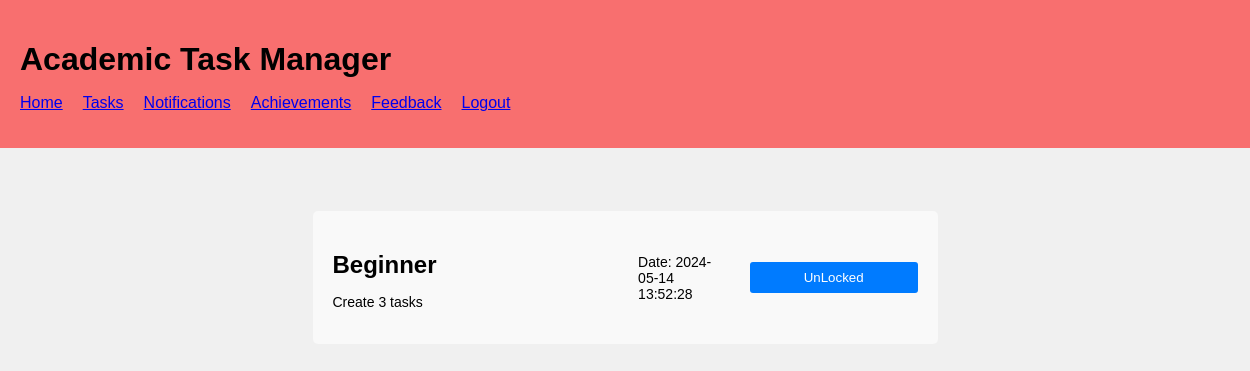
Page /achievements (signed in) on the earlier database version.
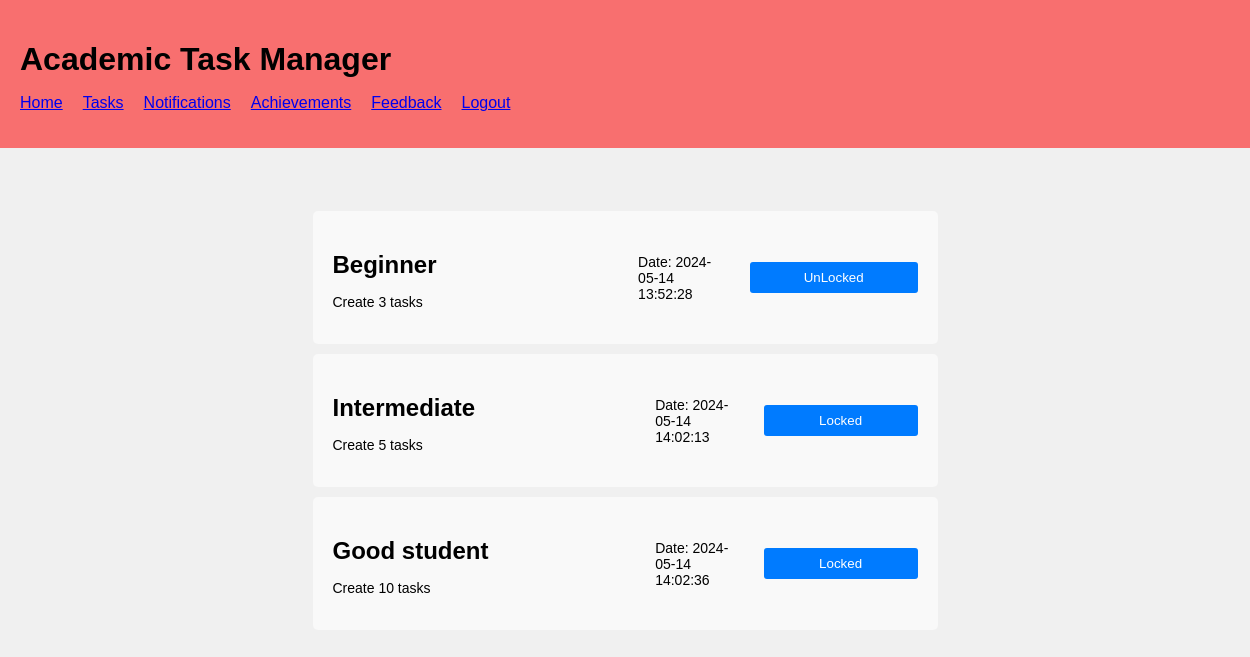
Same page on the later database version.
### app.py (models this page shows)
class Achievements(db.Model):
    id = db.Column(db.Integer, primary_key=True)
    achievement_name = db.Column(db.String(50), nullable=False)
    content = db.Column(db.String(200), nullable=False)
    date_created = db.Column(db.DateTime, default=datetime.utcnow)
    status = db.Column(db.String(50), default="Locked")
    threshold = db.Column(db.Integer)
    user_id = db.Column(db.Integer, nullable=False)

### app.py (the view)
@app.route('/achievements')
@login_required
def achievements():
    nb_tasks_created = len(Todo.query.filter_by(user_id=current_user.id).all())
    achievements = Achievements.query.all()
    for achievement in achievements:
        if nb_tasks_created >= achievement.threshold:
            achievement.unlocked = True
    return render_template('Achievements.html', achievements=achievements)

### app.py (called while the page is built)
@login_manager.user_loader
def load_user(user_id):
    return User.query.get(int(user_id))

### templates/Achievements.html (shortened to what this page needs)
{% extends 'base.html' %}
{% block body %}
<section class="add-task-section">
        <div class="Tasks-main-content">
            {% if achievements|length < 1 %}
            <h4>There are no achivements (yet).</h4>
            {% else %}
            <div class="task-list">
                {% for achievement in achievements %}
                <div class="task">
                    <div class="task-info">
                        <h2>{{ achievement.achievement_name }}</h2>
                        <p>{{ achievement.content }}</p>
                    </div>
                    <div class="task-actions">
                        <p>Date: {{ achievement.date_created }}</p>
                        {% if achievement.unlocked %}
                        <button class="mark-done">UnLocked</button>
                        {% else %}
                        <button class="mark-done">Locked</button>
                        {% endif %}
                    </div>
                </div>
                {% endfor %}
            {% endif %}
            </div>
        </div>
    </section>
</div>
{% endblock %}

Differences in the rows shown:
added Achievements: achievement_name "Intermediate", content "Create 5 tasks", date_created "2024-05-14 14:02:13", shows "Locked"
added Achievements: achievement_name "Good student", content "Create 10 tasks", date_created "2024-05-14 14:02:36", shows "Locked"
